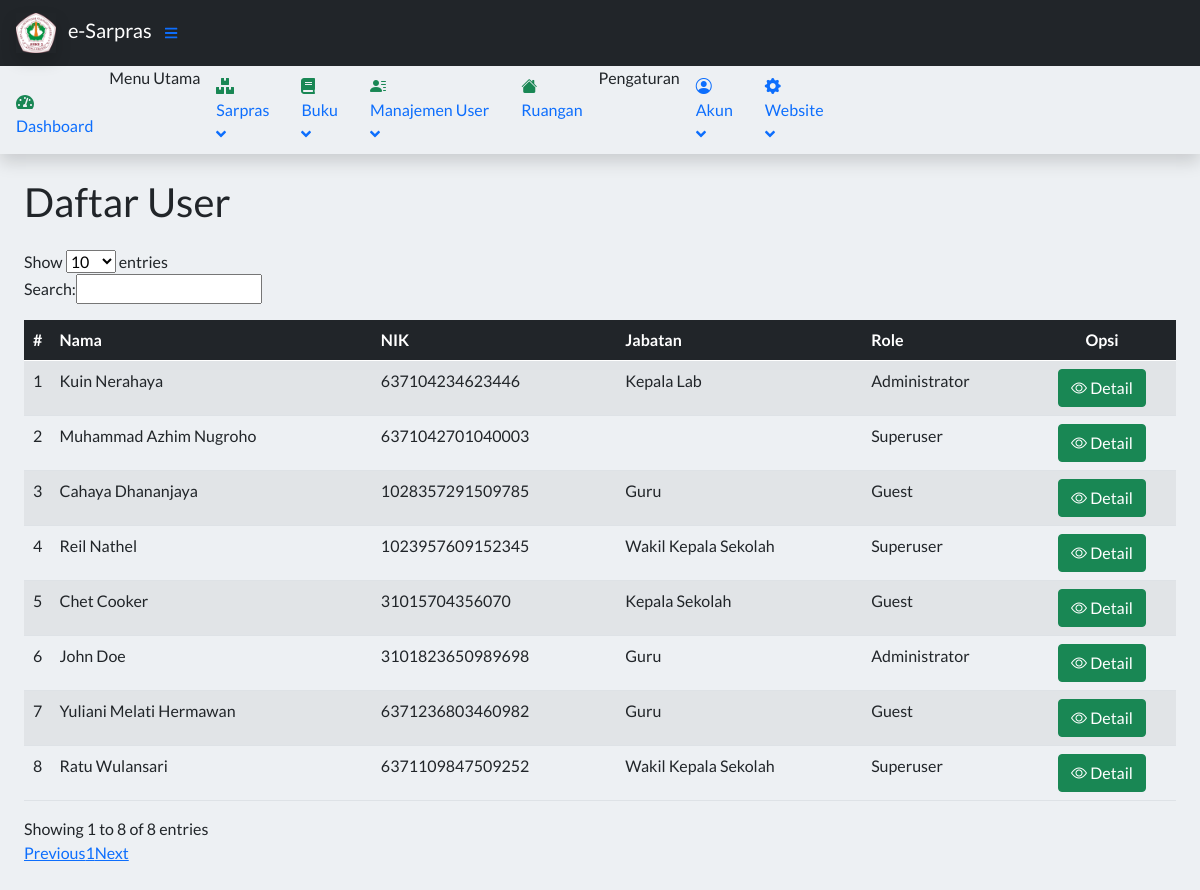
Page /index.php?page=Userlist (signed in) on the earlier database version.
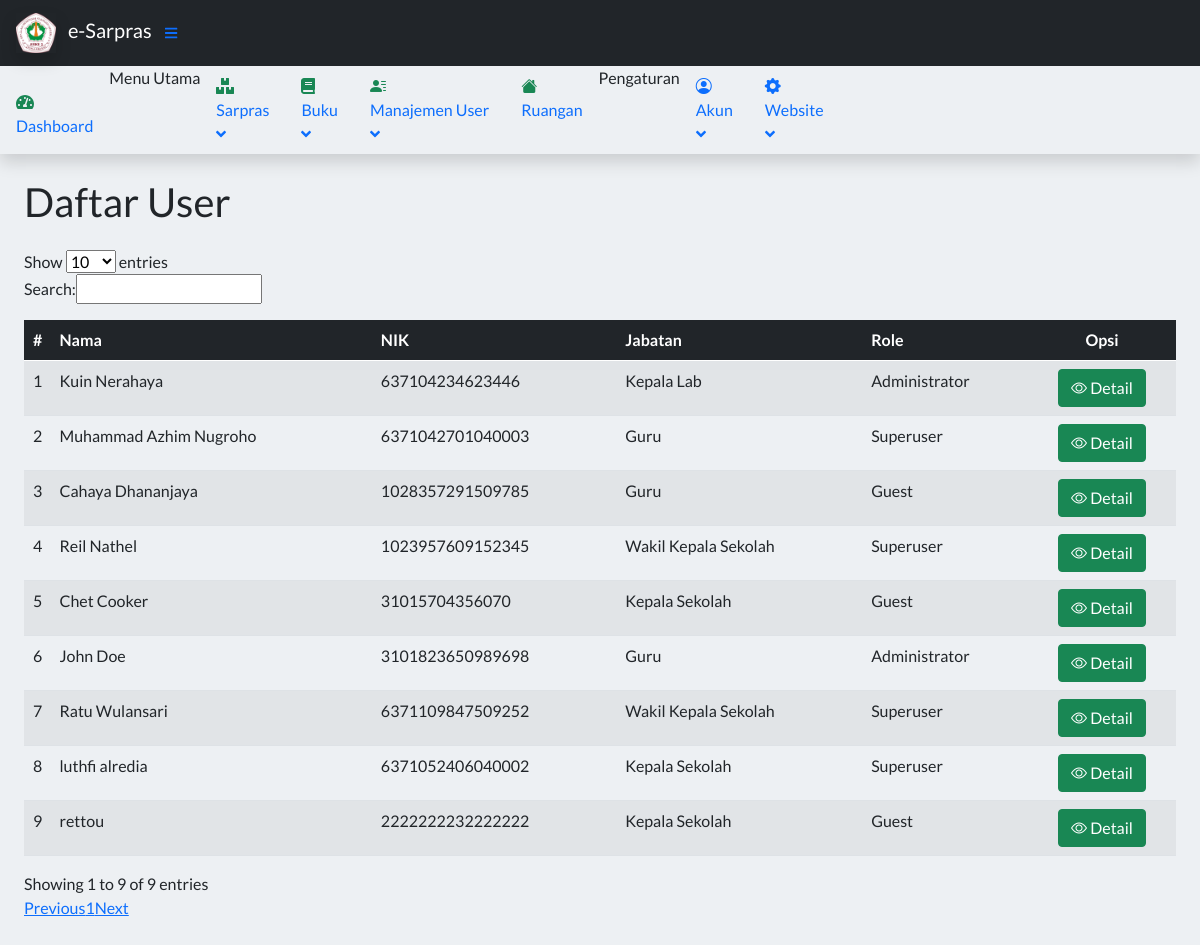
Same page on the later database version.
### tables this page shows
CREATE TABLE `tuser` (
  `idUser` int(11) NOT NULL,
  `username` varchar(30) NOT NULL,
  `password` varchar(255) NOT NULL,
  `role` enum('Superuser','Administrator','Guest') NOT NULL,
  `nik` varchar(16) DEFAULT NULL,
  `nama` varchar(30) NOT NULL,
  `fotoProfil` varchar(255) DEFAULT 'person-fill.svg',
  `gender` enum('Laki-laki','Perempuan') NOT NULL,
  `agama` enum('Budha','Hindu','Islam','Katholik','Kristen') NOT NULL,
  `telpon` varchar(13) DEFAULT NULL,
  `email` varchar(30) DEFAULT NULL,
  `tanggalLahir` date DEFAULT NULL,
  `alamat` varchar(50) DEFAULT NULL,
  `status` enum('Kepala Sekolah','Wakil Kepala Sekolah','Kepala Lab','Guru') DEFAULT NULL,
  `isDeleted` tinyint(1) NOT NULL DEFAULT 0
);

### config/userfunctions.php (called while the page is built, shortened)
<?php
	include_once 'connect.php';
	function query($query) {
		global $db;
		$result = mysqli_query($db, $query);
		$rows = [];
		while( $row = mysqli_fetch_assoc($result) ) {
			$rows[] = $row;
		}
		return $rows;
	}
 ?>

### contents/User/tableuser.php (the view, shortened to what this page needs)
<?php
    require 'config/userfunctions.php';
    $users = query('SELECT * FROM tuser WHERE isDeleted = 0');
 ?>
<main>
    <div class="container-fluid px-4">
        <h1 class="mt-4 mb-4">Daftar User</h1>
        <div class="mb-5">
            <table id="example" class="display nowrap caption-top table-striped table" style="width:100%">
                <caption></caption>
                <thead class="table-dark">
                    <tr>
                        <th class="text-center">#</th>
                        <th>Nama</th>
                        <th>NIK</th>
                        <th>Jabatan</th>
                        <th>Role</th>
                        <th class="text-center">Opsi</th>
                    </tr>
                </thead>
                <tbody class="">
                    <?php $count = 1; ?>
                    <?php foreach($users as $user) : ?>
                		<tr>
                			<td class="text-center"><?= $count; ?></td>
                			<td><?= $user['nama']; ?></td>
                            <td><?= $user['nik']; ?></td>
                			<td><?= $user['status']; ?></td>
                            <td><?= $user['role']; ?></td>
                			<td class="text-center">
                				<a href="index.php?page=UserDetail&id=<?= $user['idUser']; ?>" class="btn btn-success"><i class="bi bi-eye"></i> Detail</a>
                			</td>
                		</tr>
                        <?php $count++ ?>
                    <?php endforeach; ?>
                </tbody>
            </table>
        </div>
    </div>
</main>

Differences in the rows shown:
no longer on this page (row edited): tuser: nama "Yuliani Melati Hermawan", nik "6371236803460982", status "Guru", role "Guest"
changed tuser "Muhammad Azhim Nugroho": status (not shown) → "Guru"
added tuser: nama "luthfi alredia", nik "6371052406040002", status "Kepala Sekolah", role "Superuser"
added tuser: nama "rettou", nik "2222222232222222", status "Kepala Sekolah", role "Guest"
Other differences:
text written by a page script: "Show entries Search: Showing 1 to 8 of 8 entries Previous 1 Next" → "Show entries Search: Showing 1 to 9 of 9 entries Previous 1 Next"
